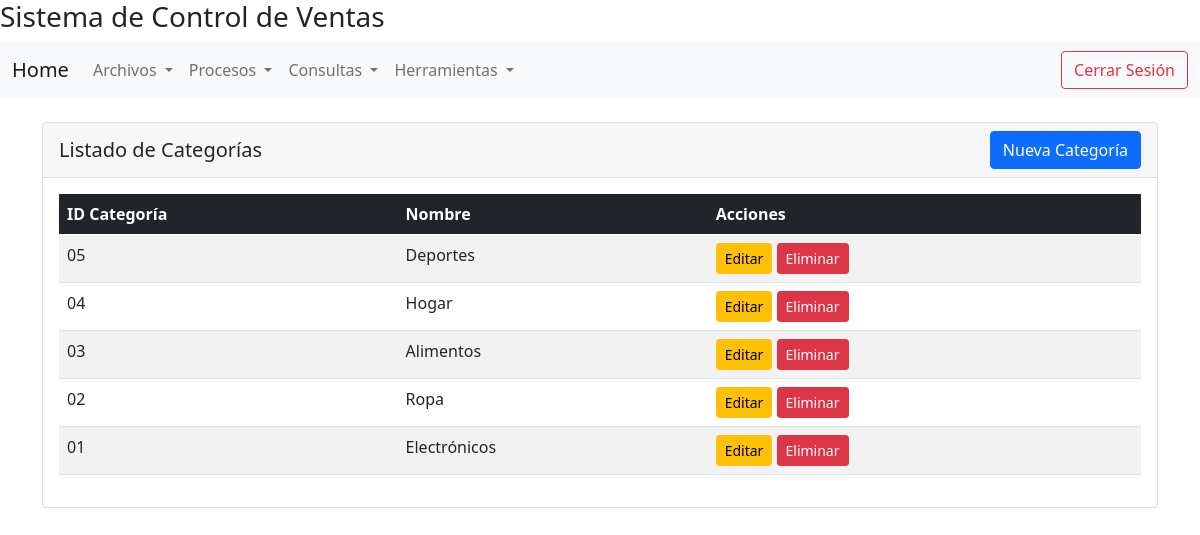
Screenshot of /vista/categoria/listado.php with the database file from the repository.
### tables this page shows
CREATE TABLE categorias (
    idcategoria CHAR(2) PRIMARY KEY,
    nomcategoria VARCHAR(128) NOT NULL
);

### includes/db.php (called while the page is built, shortened)
<?php
if (!defined('DB_INCLUDED')) {
    class DBConection{
    public function conectar(){
        try {
            $pdo = new PDO("mysql:host=" .DBHOST. ";dbname=" .DBNAME. ";charset=utf8", DBUSER, DBPASS);
            $pdo->setAttribute(PDO::ATTR_ERRMODE, PDO::ERRMODE_EXCEPTION);
            return $pdo;
        } catch (PDOException $e) {
            echo "Error en la conexión: " . $e->getMessage();
            return false;
        }
    }
    }
}
?>

### controlador/categoriaController.php (called while the page is built, shortened)
<?php
if (!defined('CATEGORIA_CONTROLLER_INCLUDED')) {
    include $_SERVER['DOCUMENT_ROOT']."/sisventas/modelo/categoria.php";
    class CategoriaController{
        public function obtener_listado(){
            $listado = new Categoria();
            $res = $listado->listado();
            return $res;
        }
    }
}
?>

### modelo/categoria.php (called while the page is built, shortened)
<?php
if (!defined('CATEGORIA_INCLUDED')) {
    include $_SERVER['DOCUMENT_ROOT']."/sisventas/includes/db.php";
    class Categoria {
        private $con;
        public function __construct(){
            $cnx = new DBConection();
            $this->con = $cnx->conectar();
        }
        public function listado(){
            $sql = "SELECT * FROM categorias ORDER BY idcategoria DESC";
            $stmt = $this->con->prepare($sql);
            $stmt->execute();
            $resultados = $stmt->fetchAll(PDO::FETCH_ASSOC);
            return $resultados;
        }
    }
}
?>

### vista/categoria/listado.php (the view)
<?php
include_once $_SERVER['DOCUMENT_ROOT']."/sisventas/vista/layout/header.php";
include_once $_SERVER['DOCUMENT_ROOT']."/sisventas/vista/layout/navbar.php";
include $_SERVER['DOCUMENT_ROOT']."/sisventas/controlador/categoriaController.php";
$categoria = new CategoriaController();
$datos = $categoria->obtener_listado();
?>
<div class="container mt-4">
    <div class="row">
        <div class="col-12">
            <div class="card">
                <div class="card-header d-flex justify-content-between align-items-center">
                    <h5 class="mb-0">Listado de Categorías</h5>
                    <a class="btn btn-primary" href="crear.php" role="button">Nueva Categoría</a>
                </div>
                <div class="card-body">
                    <div class="table-responsive">
                        <table class="table table-striped table-hover">
                            <thead class="table-dark">
                                <tr>
                                    <th>ID Categoría</th>
                                    <th>Nombre</th>
                                    <th>Acciones</th>
                                </tr>
                            </thead>
                            <tbody>
                            <?php
                                if ($datos && count($datos) > 0) {
                                    foreach ($datos as $fila) {
                                        ?>
                                        <tr>
                                            <td><?php echo $fila['idcategoria']; ?></td>
                                            <td><?php echo $fila['nomcategoria']; ?></td>
                                            <td>
                                                <a href="editar.php?id=<?php echo $fila['idcategoria']; ?>" class="btn btn-sm btn-warning">Editar</a>
                                                <a href="eliminar.php?id=<?php echo $fila['idcategoria']; ?>" class="btn btn-sm btn-danger" onclick="return confirm('¿Está seguro de eliminar esta categoría?')">Eliminar</a>
                                            </td>
                                        </tr>
                                    <?php
                                    }
                                } else {
                                    ?>
                                    <tr>
                                        <td colspan="3" class="text-center">No hay categorías registradas</td>
                                    </tr>
                                <?php
                                }
                            ?>
                            </tbody>
                        </table>
                    </div>
                </div>
            </div>
        </div>
    </div>
</div>
<?php include_once $_SERVER['DOCUMENT_ROOT']."/sisventas/vista/layout/footer.php"; ?>

### rows the page displays
categorias: idcategoria "05", nomcategoria "Deportes"
categorias: idcategoria "04", nomcategoria "Hogar"
categorias: idcategoria "03", nomcategoria "Alimentos"
categorias: idcategoria "02", nomcategoria "Ropa"
categorias: idcategoria "01", nomcategoria "Electrónicos"
